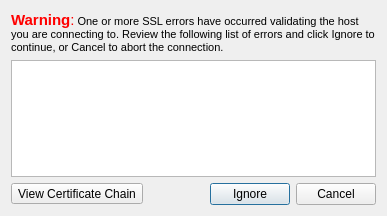
<?xml version="1.0" encoding="UTF-8"?>
<ui version="4.0">
 <class>SslErrors</class>
 <widget class="QDialog" name="SslErrors">
  <property name="geometry">
   <rect>
    <x>0</x>
    <y>0</y>
    <width>387</width>
    <height>216</height>
   </rect>
  </property>
  <property name="windowTitle">
   <string>Unable to Validate the Connection</string>
  </property>
  <layout class="QVBoxLayout">
   <item>
    <widget class="QLabel" name="label">
     <property name="text">
      <string>&lt;html&gt;&lt;head/&gt;&lt;body&gt;&lt;p&gt;&lt;span style=&quot; font-family:'Sans Serif'; font-size:11pt; font-weight:600; color:#ff0000;&quot;&gt;Warning&lt;/span&gt;&lt;span style=&quot; font-family:'Sans Serif'; font-size:11pt; color:#ff0000;&quot;&gt;:&lt;/span&gt;&lt;span style=&quot; font-family:'Sans Serif'; font-size:8pt; color:#000000;&quot;&gt; One or more SSL errors have occurred validating the host you are connecting to. Review the following list of errors and click Ignore to continue, or Cancel to abort the connection.&lt;/span&gt;&lt;/p&gt;&lt;/body&gt;&lt;/html&gt;</string>
     </property>
     <property name="wordWrap">
      <bool>true</bool>
     </property>
    </widget>
   </item>
   <item>
    <widget class="QListWidget" name="sslErrorList">
     <property name="alternatingRowColors">
      <bool>true</bool>
     </property>
     <property name="wordWrap">
      <bool>true</bool>
     </property>
    </widget>
   </item>
   <item>
    <layout class="QHBoxLayout">
     <item>
      <widget class="QToolButton" name="certificateChainButton">
       <property name="text">
        <string>View Certificate Chain</string>
       </property>
      </widget>
     </item>
     <item>
      <spacer>
       <property name="orientation">
        <enum>Qt::Horizontal</enum>
       </property>
       <property name="sizeHint" stdset="0">
        <size>
         <width>40</width>
         <height>20</height>
        </size>
       </property>
      </spacer>
     </item>
     <item>
      <widget class="QPushButton" name="pushButton">
       <property name="text">
        <string>Ignore</string>
       </property>
      </widget>
     </item>
     <item>
      <widget class="QPushButton" name="pushButton_2">
       <property name="text">
        <string>Cancel</string>
       </property>
      </widget>
     </item>
    </layout>
   </item>
  </layout>
 </widget>
 <resources/>
 <connections>
  <connection>
   <sender>pushButton</sender>
   <signal>clicked()</signal>
   <receiver>SslErrors</receiver>
   <slot>accept()</slot>
   <hints>
    <hint type="sourcelabel">
     <x>235</x>
     <y>185</y>
    </hint>
    <hint type="destinationlabel">
     <x>228</x>
     <y>287</y>
    </hint>
   </hints>
  </connection>
  <connection>
   <sender>pushButton_2</sender>
   <signal>clicked()</signal>
   <receiver>SslErrors</receiver>
   <slot>reject()</slot>
   <hints>
    <hint type="sourcelabel">
     <x>325</x>
     <y>192</y>
    </hint>
    <hint type="destinationlabel">
     <x>333</x>
     <y>231</y>
    </hint>
   </hints>
  </connection>
 </connections>
</ui>
